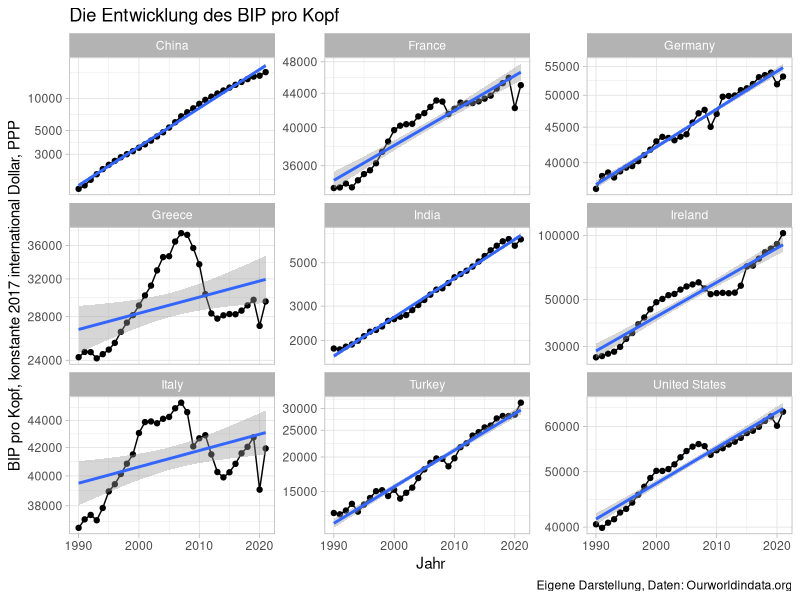

Write R code to recreate this figure.
## ---- chunk 1
library(tidyverse)

df <- read.csv("gdp-per-capita-worldbank.csv")

#head(df)

selected_counries <- c("Germany", "France", "United States", "Turkey", 
                       "China", "Greece", "Italy", "Ireland", "India")

options(scipen=999)

df %>% filter(Entity %in% selected_counries) %>% 
  ggplot(aes(Year, GDP.per.capita..PPP..constant.2017.international...))+
  geom_point()+
  geom_line()+
  geom_smooth(method="glm")+
  scale_y_log10() +
  theme_light()+
  labs(title="Die Entwicklung des BIP pro Kopf",
       x="Jahr",
       y="BIP pro Kopf, konstante 2017 international Dollar, PPP",
       caption= "Eigene Darstellung, Daten: Ourworldindata.org")+
  facet_wrap(~Entity , scales = "free_y")

# Tabelle Wachstumsraten

library(broom)

growth <- df %>% filter(Entity %in% selected_counries) %>% 
  group_by(Entity) %>% 
  do(tidy(lm(log(GDP.per.capita..PPP..constant.2017.international...) ~ Year,.))) %>% 
  filter(term=="Year") %>% 
  select(Entity, estimate) %>% 
  rename(Staat=Entity,
         Wachstumsraten=estimate) %>% 
  mutate(Wachstumsraten=Wachstumsraten*100)

#head(growth)

library(knitr)

kable(growth, digits=2, format.args = list(decimal.mark = ','), col.names=c("Staat", "Wachstumsrate (%)"),
      caption="geschätzte Durchschnittliche jährliche Wachstumsrate (%) 1990-2021, Daten: Ourworldindata.org")

